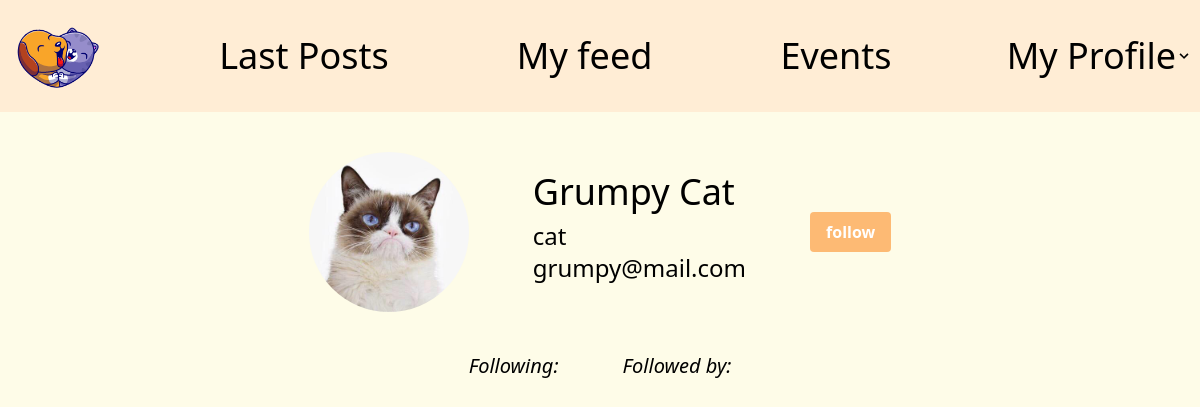
The page /profile.php?user_id=6 (signed in) on the database as committed earlier.
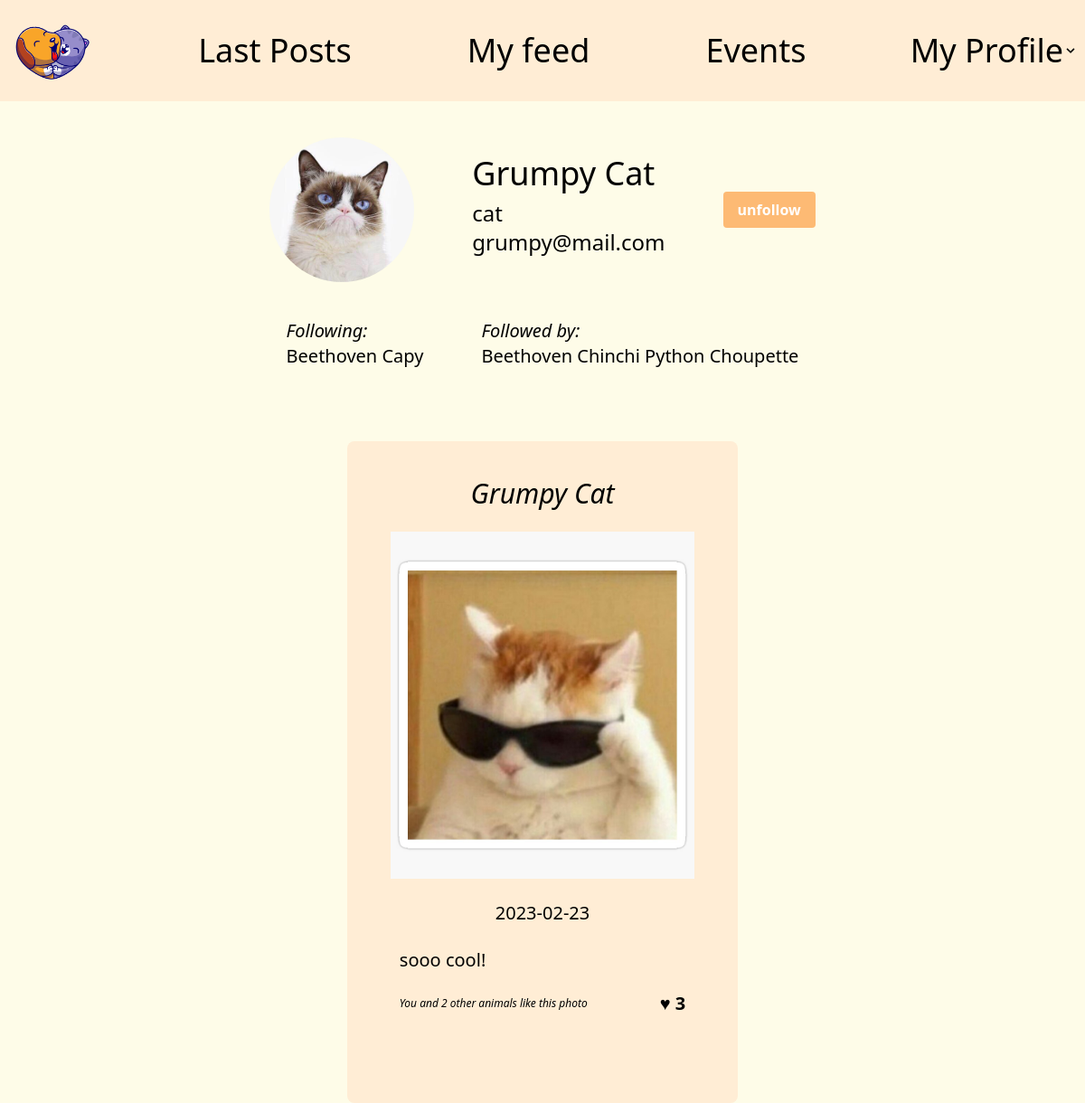
The same page on the database as committed later.
### tables this page shows
CREATE TABLE `posts` (
  `ID` int(11) NOT NULL,
  `photo` varchar(50) NOT NULL,
  `description` varchar(250) DEFAULT NULL,
  `date` date NOT NULL,
  `user_id` int(11) DEFAULT NULL
);

CREATE TABLE `users` (
  `ID` int(11) NOT NULL,
  `name` varchar(50) NOT NULL,
  `email` varchar(50) NOT NULL,
  `password` varchar(100) NOT NULL,
  `type_id` int(11) NOT NULL,
  `photo` varchar(50) NOT NULL
);

### connect.php (called while the page is built, shortened)
<?php session_start();
if (isset($_SESSION['connected_id'])) {
    $connectedUserId = $_SESSION['connected_id'];
}
?>

### profile.php (the view, shortened to what the changed rows need)
<?php include('connect.php');
$otherUsersWall = false;
if (isset($_GET['user_id'])) {
    $wallOwnerId = intval($_GET['user_id']);
    $otherUsersWall = true;
}
if (!isset($_GET['user_id'])) {
    $userInfosRequest = "SELECT * FROM users WHERE users.id = $connectedUserId ";
    $getUserInfos = $mysqli->query($userInfosRequest);
    if (!$getUserInfos) {
        echo ("Échec de la requete : " . $mysqli->error);
    }
    $user = $getUserInfos->fetch_assoc();
} else {
    $userInfosRequest = "SELECT * FROM users WHERE users.id = $wallOwnerId ";
    $getUserInfos = $mysqli->query($userInfosRequest);
    $user = $getUserInfos->fetch_assoc();
}
if (isset($_GET['user_id'])) {
    $userId = intval($user['ID']);
    $userPostsRequest = "SELECT * FROM posts WHERE posts.user_id = $userId ";
    $getUserPosts = $mysqli->query($userPostsRequest);
}
$alreadyFollowed = false;
$userFollowingRequest = "SELECT followers.followed, users.id as user_followed, users.name as user_name FROM followers
JOIN users ON users.id=followers.followed
WHERE follower = $userId";
$getFollowing = $mysqli->query($userFollowingRequest);
$userFollowedRequest = "SELECT followers.follower, users.id as user_follower, users.name as user_name FROM followers
JOIN users ON users.id=followers.follower
WHERE followed = $userId";
$getFollowed = $mysqli->query($userFollowedRequest);
$checkFollowSql = "SELECT * from followers WHERE followed=$userId";
$checkFolloQuery = $mysqli->query($checkFollowSql);
while ($isFollowed = $checkFolloQuery->fetch_assoc()) {
    if ($isFollowed['followed'] == $userId && $isFollowed['follower'] == $connectedUserId) {
        $alreadyFollowed = true;
    }
}
?>
<!DOCTYPE html>
<html lang="en">
<head>
    <link href="output.css" rel="stylesheet">
    <script src="https://cdn.tailwindcss.com"></script>
</head>
<body class="bg-yellow-50">
    <div id="pageContent">
        <div>
            <main class="flex flex-col">
                <div id="userDetails" class="flex justify-center items-center space-x-16 py-10">
                    <?php
                    if ($otherUsersWall) {
                        if ($alreadyFollowed) { ?>
                            <div>
                                <form action="profile.php?user_id=<?php echo $userId ?>" method="post">
                                    <input type="submit" value="unfollow" name="unfollow"
                                        class="bg-orange-300 hover:bg-orange-700 text-white font-bold py-2 px-4 rounded">
                                </form>
                            </div>
                        <?php } else { ?>
                            <div class="flex justify-center items-center space-x-16 py-10">
                                <form action="profile.php?user_id=<?php echo $userId ?>" method="post">
                                    <input type="submit" value="follow" name="follow"
                                        class="bg-orange-300 hover:bg-orange-700 text-white font-bold py-2 px-4 rounded">
                                </form>
                            </div>
                        <?php }
                    } ?>
                </div>
                <div class="">
                    <div class="flex justify-center items-center space-x-16 ">
                        <div class="flex flex-col text-xl">
                            <p class="italic">Following:</p>
                            <?php
                            while ($follo = $getFollowing->fetch_assoc()) {
                                echo $follo['user_name'] . ' ';
                            } ?>
                        </div>
                        <div class="flex flex-col text-xl">
                            <p class="italic"> Followed by:</p>
                            <p>
                                <?php
                                while ($follo = $getFollowed->fetch_assoc()) {
                                    ?>
                                    <?php echo $follo['user_name']; ?>
                                <?php } ?>
                            </p>
                        </div>
                    </div>
                </div>
                <?php while ($post = $getUserPosts->fetch_assoc()) {
                    ?>
                    <article class="flex flex-col items-center bg-orange-100 mt-20 rounded-lg mx-96 pb-24">
                        <a class="pt-10 text-3xl">
                            <address>
                                <?php
                                $postUser = $post['user_id'];
                                $newSql = "SELECT users.name as user_name FROM users WHERE users.ID = $postUser";
                                $lesInformations2 = $mysqli->query($newSql);
                                $postUserName = $lesInformations2->fetch_assoc();
                                ?>
                                <?php echo $postUserName['user_name']; ?>
                        </a>
                        <div class="pt-6 mx-12">
                            <a class="bg-black w-96 h-96 ">
                                <img class="object-cover h-96 w-96 " src="upload/<?php echo $post['photo']; ?>">
                            </a>
                        </div>
                        <h3 class="pt-6 text-xl">
                            <time datetime='2020-02-01'>
                                <?php echo $post['date']; ?>
                            </time>
                        </h3>
                        <div class="pt-6 text-xl">
                            <p>
                                <?php echo $post['description']; ?>
                            </p>
                            <?php include('likebutton.php'); ?>
                        </div>
                    </article>
                <?php } ?>
            </main>
        </div>
    </div>
</body>
</html>

### likebutton.php (shortened to what the changed rows need)
<?php
$postId = $post['ID'];
$getPostLikesRequest = "SELECT COUNT(post_id) as like_number FROM likes WHERE post_id = $postId" ;
$getPostLikes = $mysqli->query($getPostLikesRequest);
$postLikes = $getPostLikes->fetch_assoc();
$otherLikes = intval($postLikes['like_number']) - 1;
$hasBeenLikedSQL = "SELECT post_id FROM likes WHERE user_id = $connectedUserId AND post_id = $postId";
$hasBeenLikedInfo = $mysqli->query($hasBeenLikedSQL);
$hasBeenLiked = $hasBeenLikedInfo->fetch_assoc();
$actualPageUrl = "http://$_SERVER[HTTP_HOST]$_SERVER[REQUEST_URI]";
if ($hasBeenLiked){ ?>
    <div id="likes" class="flex flex-wrap space-between items-center space-x-20 pt-5">
        <div id="members-liking" class="italic text-xs">You <?php
            if($otherLikes > 1) {
                echo 'and ' . $otherLikes ?> other animals like this photo
            <?php } elseif ($otherLikes == 1) {
                echo 'and ' . $otherLikes ?> other animal like this photo
            <?php } else { ?>
                like this photo
            <?php  } ?>
        </div>
        <form method="post" action='<?php echo $actualPageUrl ?>'>
            <input type="submit" name="unlike" value="♥ <?php echo $postLikes['like_number']; ?>"
            class="font-extrabold cursor-pointer hover:text-orange-600">
        </form>
    </div>
<?php } ?>

Rows that differ between the two databases and show on the page:
added posts: user.name "Grumpy Cat", photo (picture), date "2023-02-23", description "sooo cool!", otherLikes "2"
Other text that changed with them:
form field unfollow: (not shown) → "unfollow"
form field follow: "follow" → (not shown)
new list line: "Beethoven"
new list line: "Capy"
new list line: "Chinchi"
new list line: "Python"
new list line: "Choupette"
